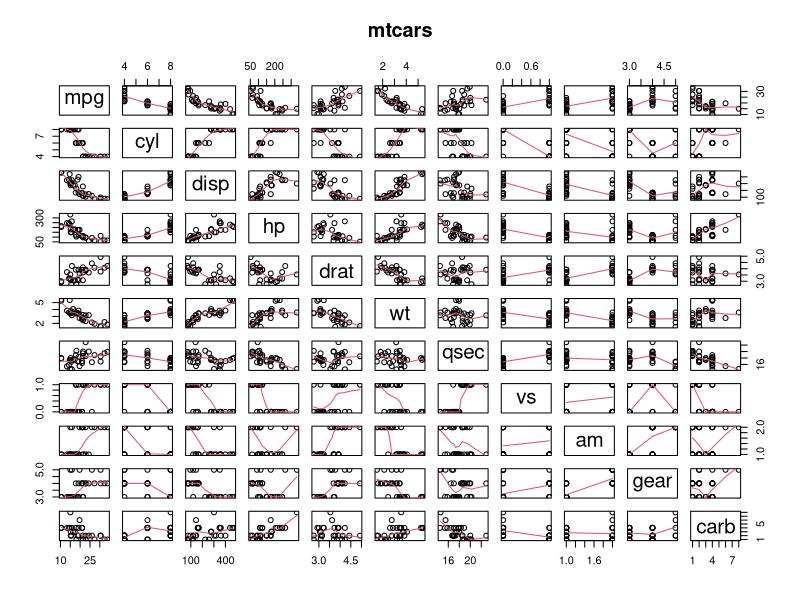
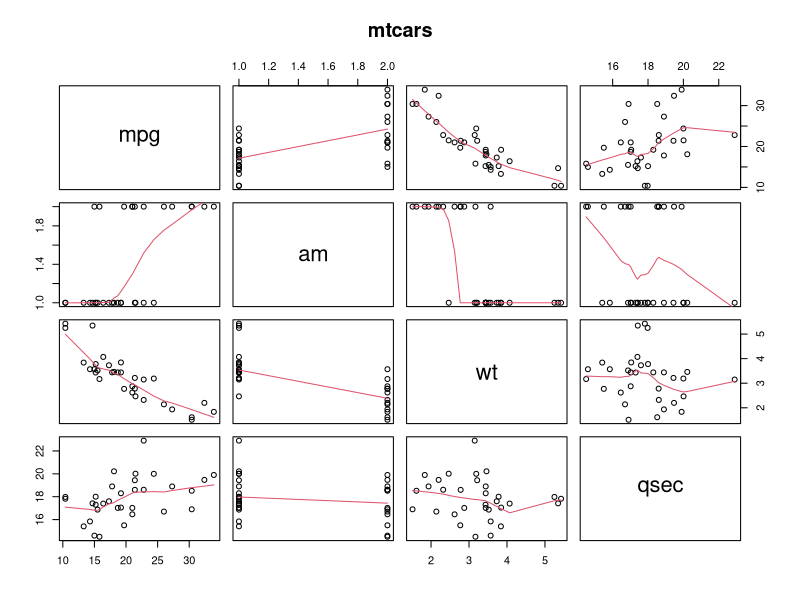
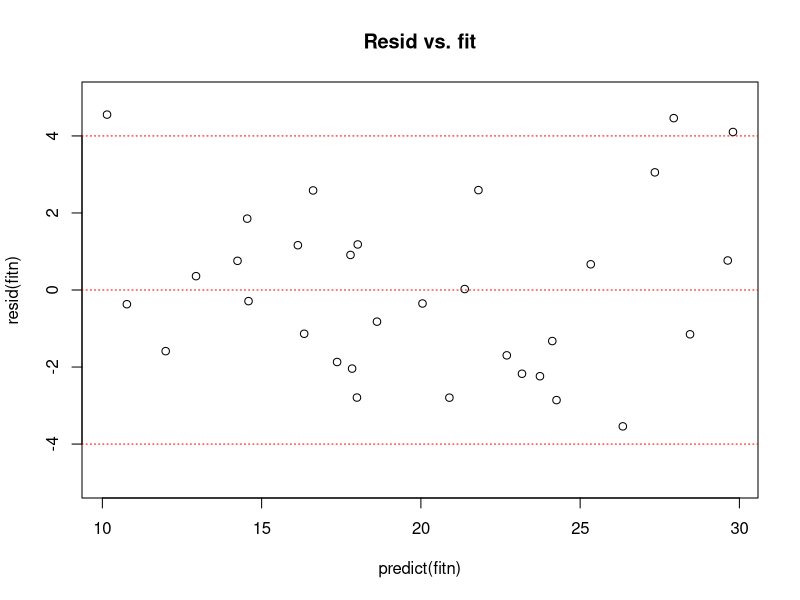
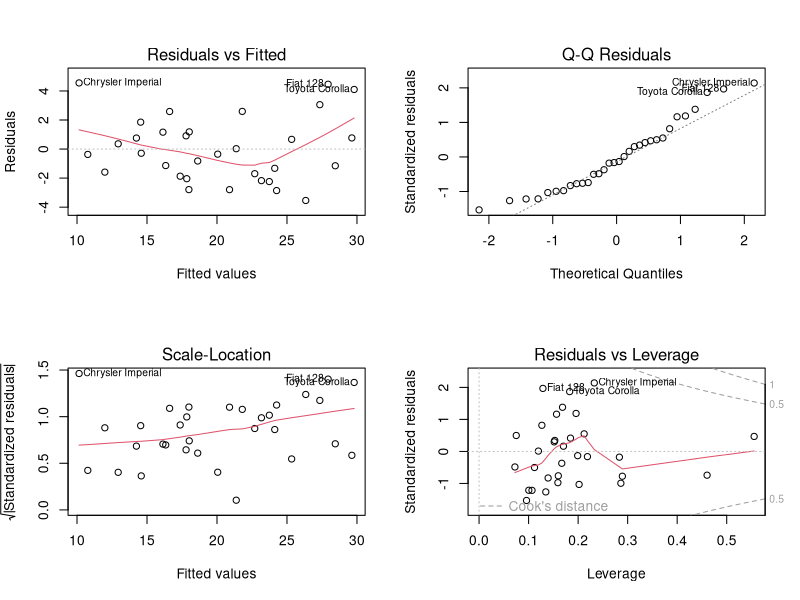

The R source for these figures, in order:
library(datasets);library(car);data(mtcars)
mtcars$am<-factor(mtcars$am)

pairs(mtcars, panel = panel.smooth, main = "mtcars")
pairs(mpg~am + wt + qsec, data=mtcars,panel = panel.smooth, main = "mtcars")
fit1<-lm(mpg ~ ., data=mtcars)
summary(fit1)$adj.r.squared


fit2<-lm(mpg ~ disp + hp + drat + wt + qsec + vs+ am + gear + carb, data=mtcars);summary(fit2)$adj.r.squared
fit2<-lm(mpg ~ cyl + hp + drat + wt + qsec + vs+ am + gear + carb, data=mtcars);summary(fit2)$adj.r.squared
fit2<-lm(mpg ~ cyl + disp + drat + wt + qsec + vs+ am + gear + carb, data=mtcars);summary(fit2)$adj.r.squared
fit2<-lm(mpg ~ cyl + disp + hp + wt + qsec + vs+ am + gear + carb, data=mtcars);summary(fit2)$adj.r.squared
fit2<-lm(mpg ~ cyl + disp + hp + drat +qsec + vs+ am + gear + carb, data=mtcars);summary(fit2)$adj.r.squared
fit2<-lm(mpg ~ cyl + disp + hp + drat + wt + vs+ am + gear + carb, data=mtcars);summary(fit2)$adj.r.squared
fit2<-lm(mpg ~ cyl + disp + hp + drat + wt + qsec + am + gear + carb, data=mtcars);summary(fit2)$adj.r.squared
fit2<-lm(mpg ~ cyl + disp + hp + drat + wt + qsec + vs+ am + carb, data=mtcars);summary(fit2)$adj.r.squared
fit2<-lm(mpg ~ cyl + disp + hp + drat + wt + qsec + vs+ am + gear, data=mtcars);summary(fit2)$adj.r.squared
# adjust R-squared: 0.8153314, delete cyl
fit2<-lm(mpg ~ disp + hp + drat + wt + qsec + vs+ am + gear + carb, data=mtcars)


fit3<-lm(mpg ~ hp + drat + wt + qsec + vs+ am + gear + carb, data=mtcars);summary(fit3)$adj.r.squared
fit3<-lm(mpg ~ disp + drat + wt + qsec + vs+ am + gear + carb, data=mtcars);summary(fit3)$adj.r.squared
fit3<-lm(mpg ~ disp + hp + wt + qsec + vs+ am + gear + carb, data=mtcars);summary(fit3)$adj.r.squared
fit3<-lm(mpg ~ disp + hp + drat + qsec + vs+ am + gear + carb, data=mtcars);summary(fit3)$adj.r.squared
fit3<-lm(mpg ~ disp + hp + drat + wt + vs+ am + gear + carb, data=mtcars);summary(fit3)$adj.r.squared
fit3<-lm(mpg ~ disp + hp + drat + wt + qsec + am + gear + carb, data=mtcars);summary(fit3)$adj.r.squared
fit3<-lm(mpg ~ disp + hp + drat + wt + qsec + vs+ am + carb, data=mtcars);summary(fit3)$adj.r.squared
fit3<-lm(mpg ~ disp + hp + drat + wt + qsec + vs+ am + gear , data=mtcars);summary(fit3)$adj.r.squared

# adjust R-squared: 0.823039
fit3<-lm(mpg ~ disp + hp + drat + wt + qsec + am + gear + carb, data=mtcars)

fit4<-lm(mpg ~ hp + drat + wt + qsec + am + gear + carb, data=mtcars);summary(fit4)$adj.r.squared
fit4<-lm(mpg ~ disp + drat + wt + qsec + am + gear + carb, data=mtcars);summary(fit4)$adj.r.squared
fit4<-lm(mpg ~ disp + hp + wt + qsec + am + gear + carb, data=mtcars);summary(fit4)$adj.r.squared
fit4<-lm(mpg ~ disp + hp + drat + qsec + am + gear + carb, data=mtcars);summary(fit4)$adj.r.squared
fit4<-lm(mpg ~ disp + hp + drat + wt + am + gear + carb, data=mtcars);summary(fit4)$adj.r.squared
fit4<-lm(mpg ~ disp + hp + drat + wt + qsec + am + carb, data=mtcars);summary(fit4)$adj.r.squared
fit4<-lm(mpg ~ disp + hp + drat + wt + qsec + am + gear , data=mtcars);summary(fit4)$adj.r.squared

# adjust R-squared: 0.8296261
fit4<-lm(mpg ~ disp + hp + drat + wt + qsec + am + gear , data=mtcars)


fit5<-lm(mpg ~ hp + drat + wt + qsec + am + gear , data=mtcars);summary(fit5)$adj.r.squared
fit5<-lm(mpg ~ disp + drat + wt + qsec + am + gear , data=mtcars);summary(fit5)$adj.r.squared
fit5<-lm(mpg ~ disp + hp + wt + qsec + am + gear , data=mtcars);summary(fit5)$adj.r.squared
fit5<-lm(mpg ~ disp + hp + drat +qsec + am + gear , data=mtcars);summary(fit5)$adj.r.squared
fit5<-lm(mpg ~ disp + hp + drat + wt + am + gear , data=mtcars);summary(fit5)$adj.r.squared
fit5<-lm(mpg ~ disp + hp + drat + wt + qsec + am  , data=mtcars);summary(fit5)$adj.r.squared
# adjust R-squared: 0.8347177
fit5<-lm(mpg ~ disp + hp + drat + wt + qsec + am  , data=mtcars)

fit6<-lm(mpg ~ hp + drat + wt + qsec + am  , data=mtcars);summary(fit6)$adj.r.squared
fit6<-lm(mpg ~ disp + drat + wt + qsec + am  , data=mtcars);summary(fit6)$adj.r.squared
fit6<-lm(mpg ~ disp + hp + wt + qsec + am  , data=mtcars);summary(fit6)$adj.r.squared
fit6<-lm(mpg ~ disp + hp + drat + qsec + am  , data=mtcars);summary(fit6)$adj.r.squared
fit6<-lm(mpg ~ disp + hp + drat + wt + am  , data=mtcars);summary(fit6)$adj.r.squared
# adjust R-squared: 0.8375334
fit6<-lm(mpg ~ disp + hp + wt + qsec + am  , data=mtcars)

fit7<-lm(mpg ~ hp + wt + qsec + am  , data=mtcars);summary(fit7)$adj.r.squared
fit7<-lm(mpg ~ disp + wt + qsec + am  , data=mtcars);summary(fit7)$adj.r.squared
fit7<-lm(mpg ~ disp + hp + qsec + am  , data=mtcars);summary(fit7)$adj.r.squared
fit7<-lm(mpg ~ disp + hp + wt + am  , data=mtcars);summary(fit7)$adj.r.squared

# stop, adjust R-squared: 0.8367919 < 0.8375334
fitn <- fit6
summary(fit6)

par(mfrow = c(1, 1))
rng<-round(c(-1,1)*max(abs(range(resid(fitn)))), 0)
plot(predict(fitn), resid(fitn), main="Resid vs. fit", ylim=rng)
abline(h=0, col="red", lty = 3)
abline(h=4, col="red", lty = 3)
abline(h=-4, col="red", lty = 3)
par(mfrow = c(2, 2)); plot(fitn)


